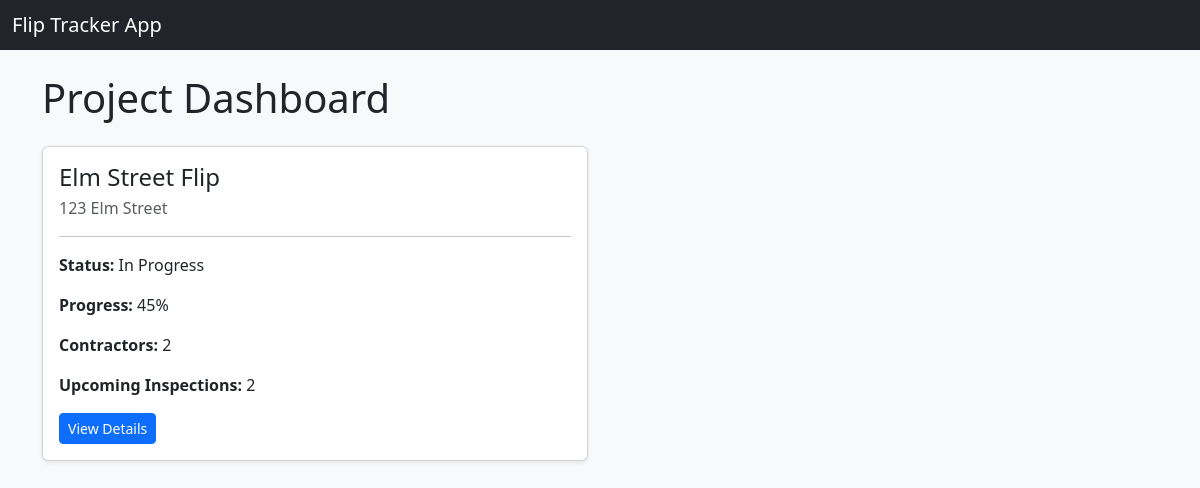
The page / on the database its author committed.
### app.py (models this page shows)
class Project(db.Model):
    __tablename__ = "project"
    id = db.Column(db.Integer, primary_key=True)
    name = db.Column(db.String(120), nullable=False)
    address = db.Column(db.String(200))
    status = db.Column(db.String(50))          # e.g. "In Progress", "Completed"
    progress_percent = db.Column(db.Integer)   # 0–100
    tasks = db.relationship("Task", backref="project", lazy=True)
    budget = db.relationship("Budget", uselist=False, backref="project")
    expenses = db.relationship("Expense", backref="project", lazy=True)
    inspections = db.relationship("Inspection", backref="project", lazy=True)
    reports = db.relationship("StatusReport", backref="project", lazy=True)
    contractors = db.relationship("Contractor", backref="project", lazy=True)

### app.py (the view)
@app.route("/")
def dashboard():
    projects = Project.query.all()
    return render_template("dashboard.html", projects=projects)

### app.py (called while the page is built)
@app.before_request
def init_db():
    if not hasattr(app, "db_initialized"):
        db.create_all()
        create_demo_data()
        app.db_initialized = True

### templates/dashboard.html
{% extends "base.html" %}
{% block content %}
<h1 class="mb-4">Project Dashboard</h1>
<div class="row">
    {% for project in projects %}
    <div class="col-md-6 mb-4">
        <div class="card shadow-sm">
            <div class="card-body">
                <h4 class="card-title">{{ project.name }}</h4>
                <p class="card-subtitle text-muted">{{ project.address }}</p>
                <hr>
                <p><strong>Status:</strong> {{ project.status }}</p>
                <p><strong>Progress:</strong> {{ project.progress_percent }}%</p>
                <p>
                    <strong>Contractors:</strong>
                    {{ project.contractors | length }}
                </p>
                <p>
                    <strong>Upcoming Inspections:</strong>
                    {% set upcoming = project.inspections
                        | selectattr("status", "in", ["Scheduled", "Requested"])
                        | list
                    %}
                    {{ upcoming | length }}
                </p>
                <a href="{{ url_for('project_detail', project_id=project.id) }}"
                   class="btn btn-primary btn-sm">
                    View Details
                </a>
            </div>
        </div>
    </div>
    {% endfor %}
</div>
{% endblock %}

### rows shown on the page
Project: name "Elm Street Flip", address "123 Elm Street", status "In Progress", progress_percent "45", contractors|length "2", upcoming "2"
